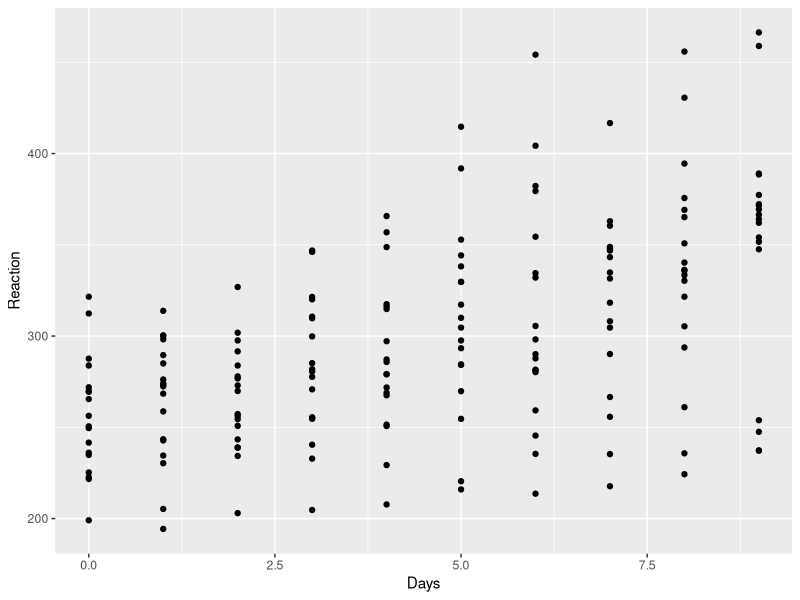
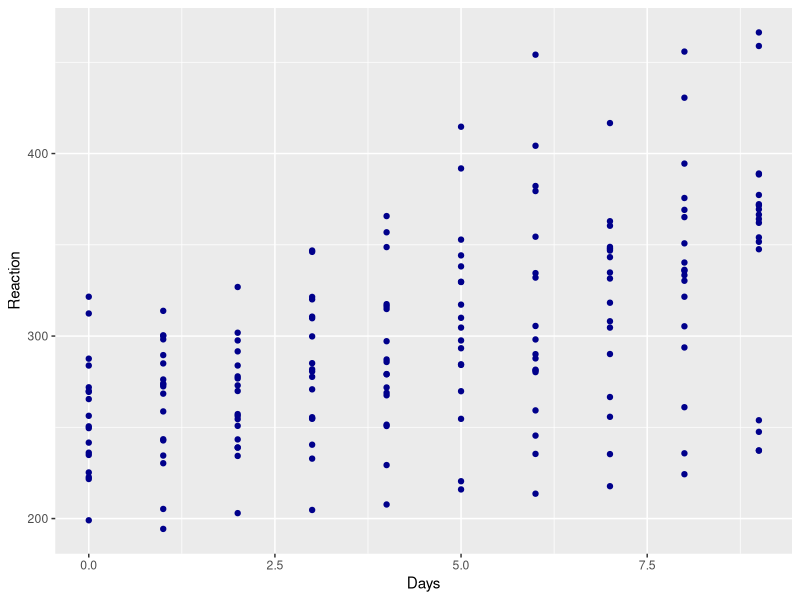
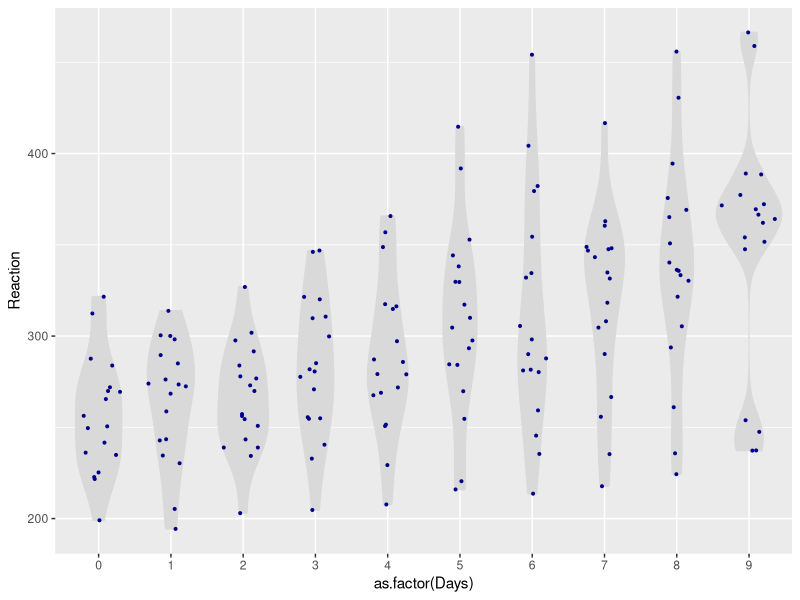
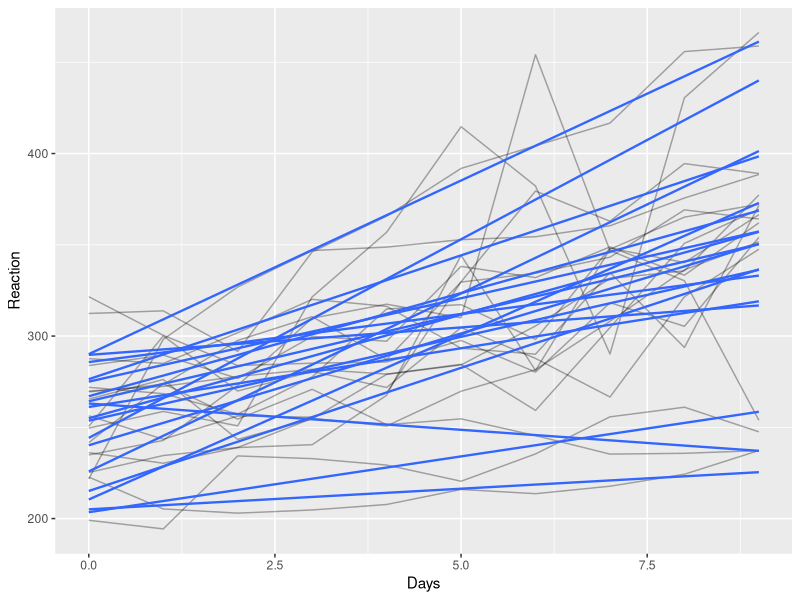
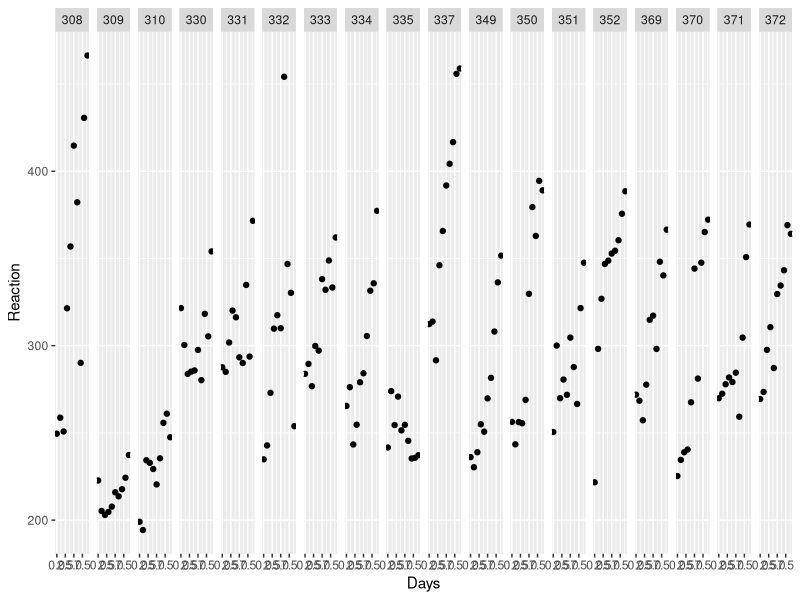
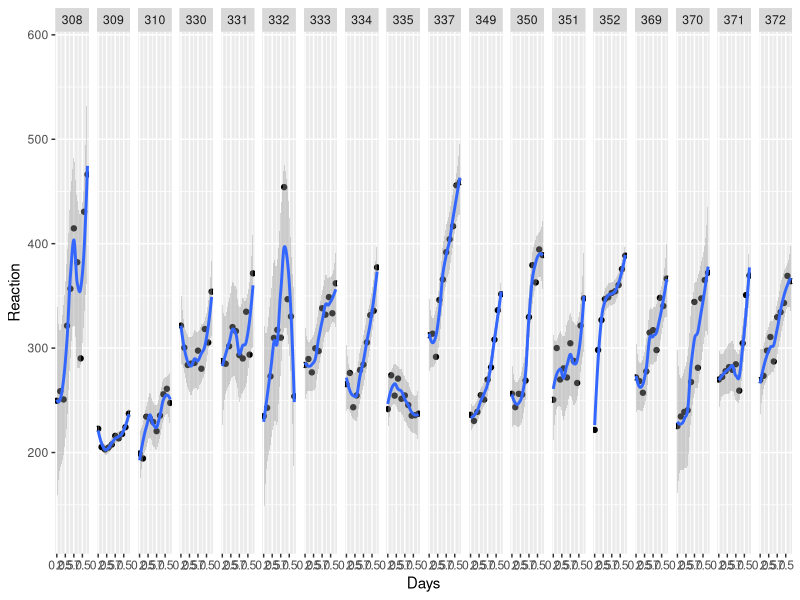
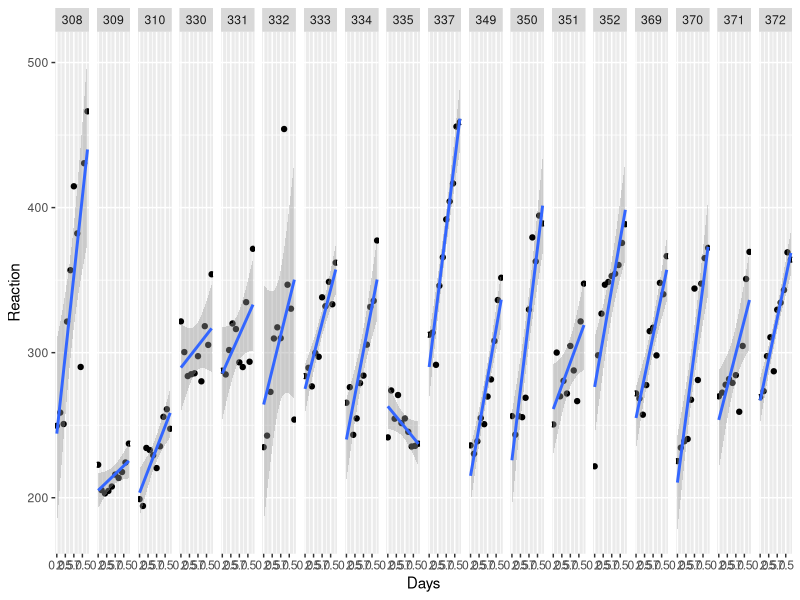
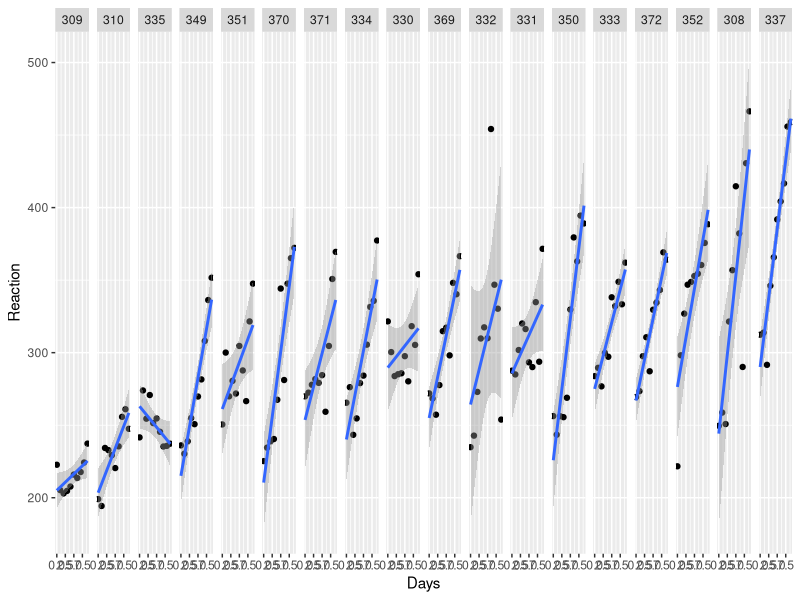

These figures' R source, in order: (Note: this script raises an error after producing the figures.)
## ---- chunk 1
knitr::opts_chunk$set(echo = FALSE)
knitr::opts_chunk$set(cache = TRUE)

library(skimr)
library(tidyverse)
library(ggforce)
library(lme4)


set.seed(1)
rm(list = ls(all = TRUE))
## ---- chunk 2
library(skimr)
library(lme4) # For the sleep study data
sleep.df = sleepstudy
skim(sleep.df)
## ---- chunk 3
library(ggplot2)

ggplot(data = sleep.df, mapping = aes(x = Days, y = Reaction)) + 
  geom_point()
## ---- chunk 4

ggplot(data = sleep.df, mapping = aes(x = Days, y = Reaction)) + 
  geom_point(colour = "darkblue") 
## ---- chunk 5

ggplot(data = sleep.df, mapping = aes(x = as.factor(Days), y = Reaction)) + 
  geom_violin(fill= "grey85", colour = "grey85") +
  geom_sina(colour = "darkblue", size = .7)
## ---- chunk 6

ggplot(sleep.df, aes(x = Days, y = Reaction, group = Subject)) + 
  geom_line(alpha = .33) +
  geom_smooth(method = "lm", se = FALSE, size = .8)

## What happens when you don't identify the groups?
# ggplot(sleep.df, aes(Days, Reaction)) + 
#   geom_point() +
#   geom_smooth(method = "lm", se = FALSE)
## ---- chunk 7

ggplot(data = sleep.df, mapping = aes(x = Days, y = Reaction)) + 
  geom_point() +
  facet_grid(.~Subject)

## ---- chunk 8

ggplot(sleep.df, aes(Days, Reaction)) + 
  geom_point() +
  geom_smooth(method = "loess") +
  facet_grid(.~Subject)
## ---- chunk 9

ggplot(sleep.df, aes(Days, Reaction)) + 
  geom_point() +
  geom_smooth(method = "lm") +
  facet_grid(.~Subject)
## ---- chunk 10

ggplot(sleep.df, aes(Days, Reaction)) + 
  geom_point() +
  geom_smooth(method = "lm") +
  facet_grid(.~reorder(x = Subject, X = Reaction, FUN = mean))
## ---- chunk 11

knitr::include_graphics("edrplot.png", dpi = 125)

